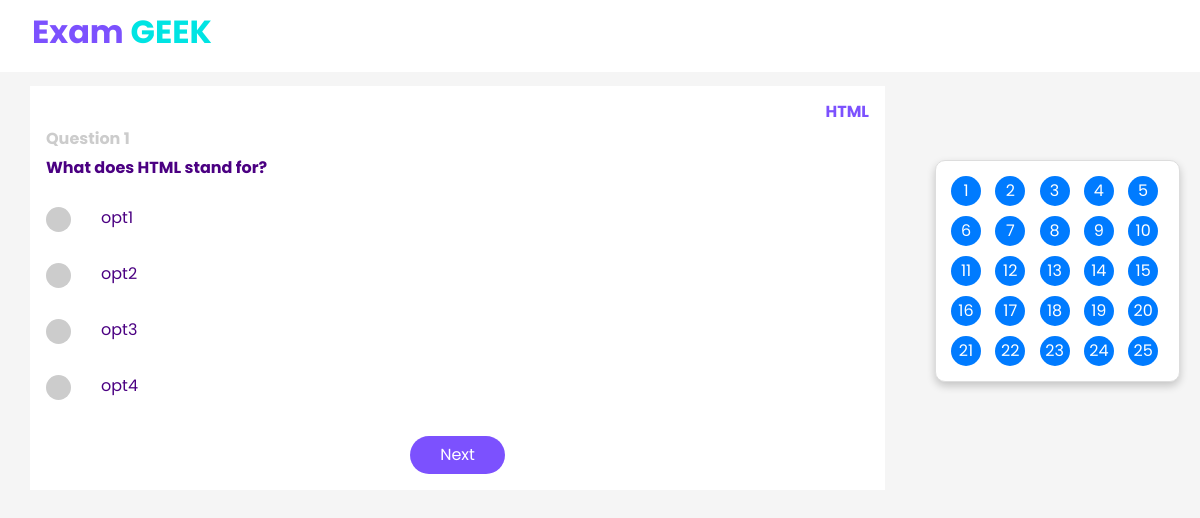
Screenshot of /exam/1/ (signed in) with the database file from the repository.
### examapp/models.py (models this page shows, shortened)
class Exam(models.Model):
    title = models.CharField(max_length=200)
    description = models.TextField()
    def __str__(self):
        return self.title

class Question(models.Model):
    exam = models.ForeignKey(Exam, on_delete=models.CASCADE)
    question_title = models.CharField(max_length=200)
    option1 = models.CharField(max_length=200)
    option2 = models.CharField(max_length=200)
    option3 = models.CharField(max_length=200)
    option4 = models.CharField(max_length=200)
    answer = models.IntegerField()

### examapp/views.py (the view)
# urls.py: path('exam/<int:exam_id>/', views.exam, name='exam'),
@login_required
def exam(request, exam_id):
    exam = get_object_or_404(Exam, pk=exam_id)
    questions = exam.question_set.all()[:25]
    if not questions:
        return HttpResponse("<h2>No Question Added Yet <a href='/'>Back to Home</a></h2>")
    return render(request, 'examapp/exam.html', {
        'questions': questions,
        'examname': exam,
        'exam_id': exam_id,
        'iterator': questions.__len__
    })

### examapp/templates/examapp/exam.html (shortened to what this page needs)
{% extends 'base.html' %}
{% block content %}
</head>
<body>
    <div class="container my-3 ">
        <div class="row">
            <div class="col-md-9 col-sm-12 bg-white p-3">
                <div class="d-flex justify-content-end">
                    <h6 class="theme-text  bold-700">{{ examname }}</h6>
                </div>
                <form action="{% url 'result' exam_id %}" method="post">
                    {% for q in questions %}
                        <div class="question-container" id="question-{{ forloop.counter }}">
                            <h6 class="text-three bold-700">Question {{forloop.counter}}</h6>
                            <p class="theme-header bold-700">{{ q.question_title }}</p>
                            <ol class="list-unstyled">
                                <li>
                                    <label class="custom-radio">
                                        <span class="checkmark"></span>
                                        <span class="label-text">{{ q.option1 }}</span>
                                    </label>
                                </li>
                                <li>
                                    <label class="custom-radio">
                                        <span class="checkmark"></span>
                                        <span class="label-text">{{ q.option2 }}</span>
                                    </label>
                                </li>
                                <li>
                                    <label class="custom-radio">
                                        <span class="checkmark"></span>
                                        <span class="label-text">{{ q.option3 }}</span>
                                    </label>
                                </li>
                                <li>
                                    <label class="custom-radio">
                                        <span class="checkmark"></span>
                                        <span class="label-text">{{ q.option4 }}</span>
                                    </label>
                                </li>
                            </ol>
                        </div>
                    {% endfor %}
                    <div class="d-flex justify-content-center gap-3">
                        <button type="button" class="next-btn btn-theme mx-2">Next</button>
                    </div>
                </form>
            </div>
            <div class="col-md-3 col-sm-12">
                <div class="question-box">
                    {% for i in questions %}
                        <div class="question-number" id="qn-{{ forloop.counter }}">{{ forloop.counter }}</div>
                    {% endfor %}
                </div>
            </div>
        </div>
    </div>
{% endblock %}

### examapp/templates/base.html (style rules this page uses)
body { font-family: 'Poppins', sans-serif; background-color: #e1e1e1; }
.btn-theme { background: #7c51fe; border-radius: 25px; padding: 7px 30px; border: none; outline: none; text-decoration: none; color: white; }
.theme-text { color: #7c51fe; }
.bold-700 { font-weight: 700; }
.text-three { color: #cccccc ; }

### examapp/templates/examapp/exam.html (style rules this page uses)
body { background-color: #f5f5f5; color: #4b0082; }
.question-container { display: none; }
.question-container.active { display: block; }
.custom-radio { position: relative; padding-left: 35px; margin-bottom: 12px; cursor: pointer; font-size: 16px; width: 100%; }
.checkmark { position: absolute; top: 25%; left: 0; height: 25px; width: 25px; background-color: #ccc; border-radius: 50%; }
.custom-radio .checkmark:after { content: ""; position: absolute; display: none; }
.custom-radio .checkmark:after { top: 9px; left: 9px; width: 8px; height: 8px; border-radius: 50%; background: white; }
.label-text { padding: 10px 20px; border-radius: 5px; transition: all 0.3s ease; width: 90%; display: flex; }
.submit-btn, .next-btn, .prev-btn { display: none; }
.next-btn, .prev-btn { display: inline-block; }
.question-box { position: fixed; top: 20%; right: 20px; width: 245px; background-color: #fff; padding: 10px; border: 1px solid #ddd; border-radius: 10px; box-shadow: 0 4px 8px 0 rgba(0, 0, 0, 0.2); }
.question-box .question-number { display: inline-block; width: 30px; height: 30px; margin: 5px; border-radius: 50%; text-align: center; line-height: 30px; cursor: pointer; background-color: #007bff; color: white; }

### rows the page displays
Exam: title "HTML"
Question: question_title "What does HTML stand for?", option1 "opt1", option2 "opt2", option3 "opt3", option4 "opt4"
